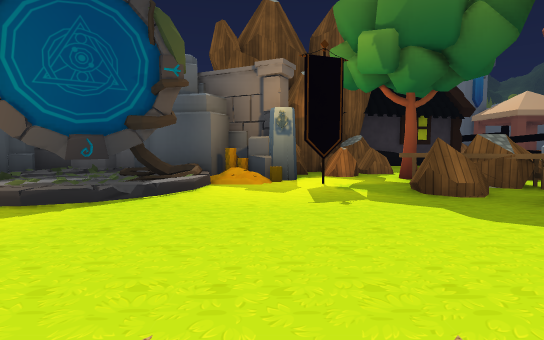
View 1 (above)

16 first-person views from a walk through a Unity game level. The camera is 1.2 m above the floor, tilts 4° down and sees 80° across. The floor is counted in squares, 2 m on a side. Each view is taken from the middle of a square. On the plan, view 1 faces up. The plan holds only what a view shows up to about 10 squares ahead; the rest is blank. The place goes on beyond the plan. The player is left out. Some surface patterns are stand-ins.

View 2
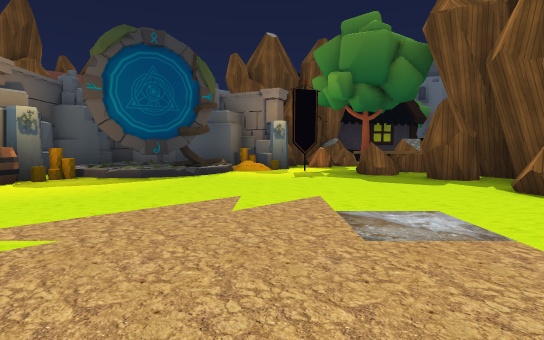

View 3
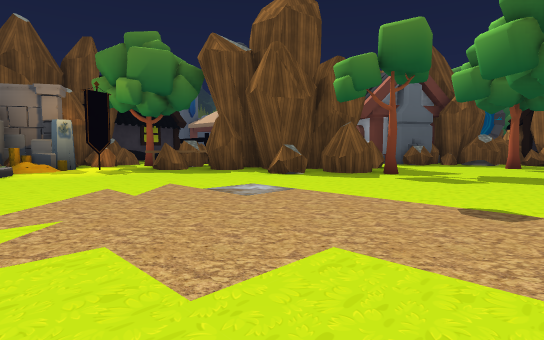

View 4
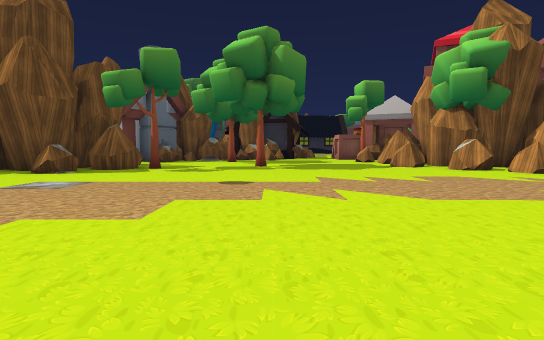

View 5
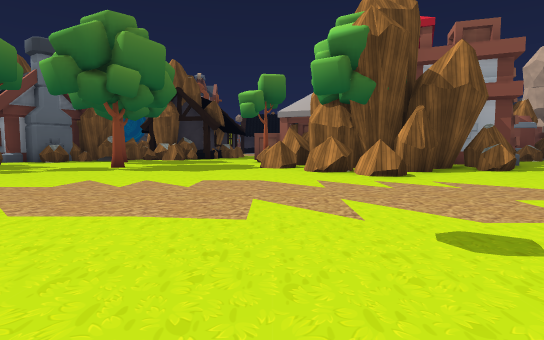

View 6
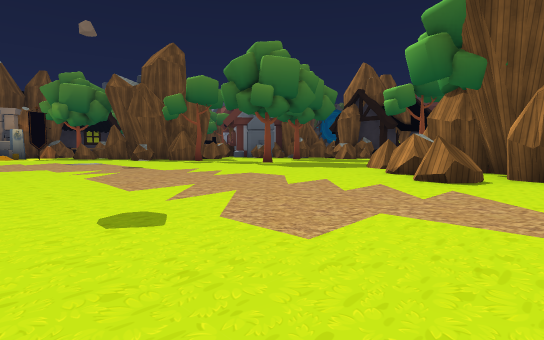

View 7
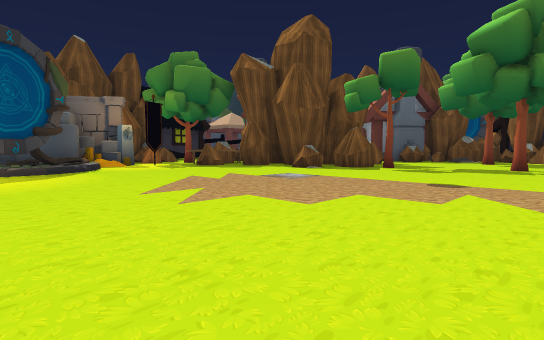

View 8
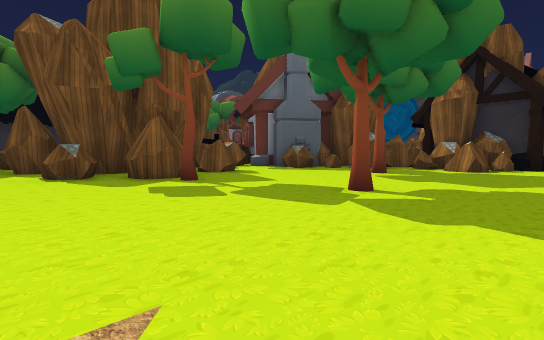

View 9
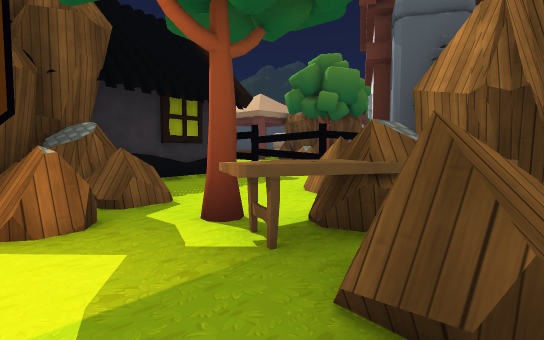

View 10
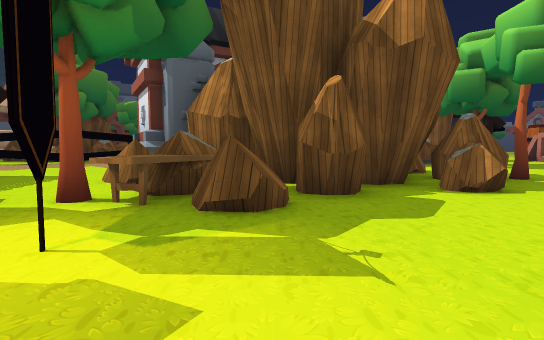

View 11
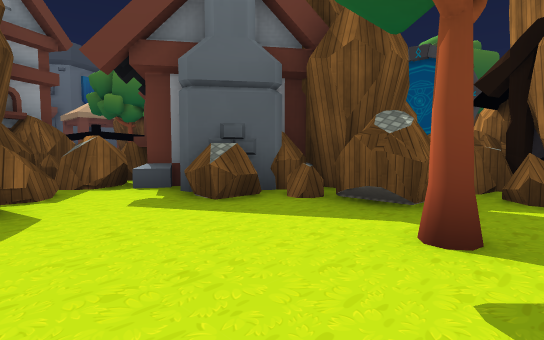

View 12
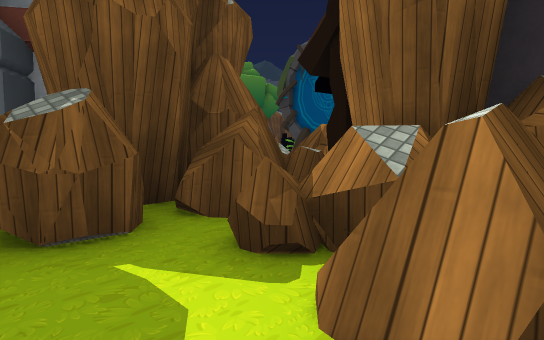

View 13
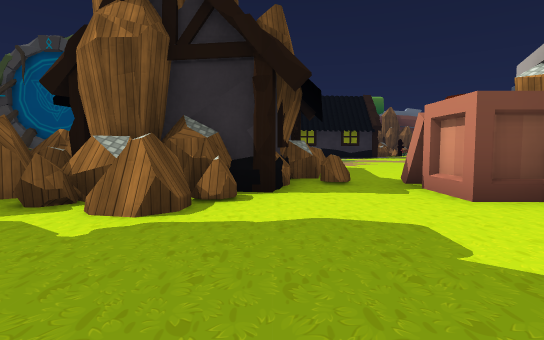

View 14
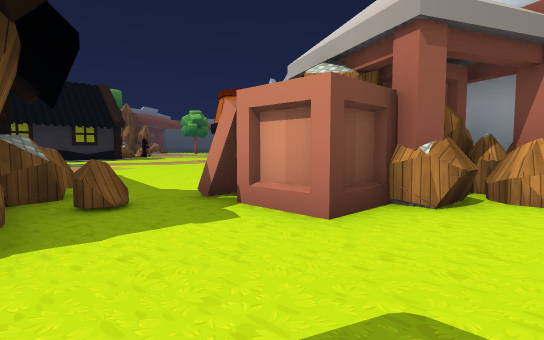

View 15
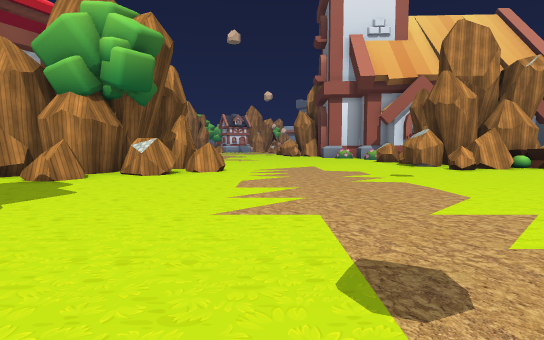

View 16
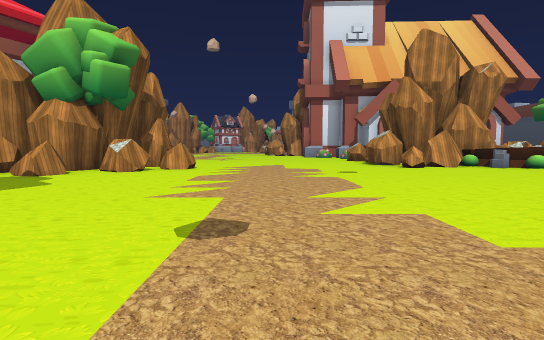

### Floor plan
Key: @ floor where view 1 was taken; # wall or solid block; . main floor; - floor 0.25 m lower than the main floor; / step, stairs or slope; = window, fence, low wall or low ledge; ^ raised ledge; O other object.
Columns run from 4 left of view 1 to 20 right of it. Each row starts with its distance up from view 1.
 11            ..
 10        ###O..
  9       # .....
  8      ##.....
  7   #####..#OOO
  6  ##OO#OO.#OO
  5 ####.OOO## OO#
  4   //..####  ##
  3 OO.....########      O
  2 O.......#######      O
  1 ........^##^..##    OO
  0 ....@....#...=##### OO
 -1 .........O....#####
 -2 .............O.####
 -3 ...............=##
 -4 ..........O....###
 -5 ................O###
 -6  ........... .....###
 -7 ............  ..OO....
 -8 ..........=.  ..OO.......
 -9 .........########  O.....
-10 ........####### #     ..
-11 =.......###   #
-12 ##-......##

Where each view was taken, in squares from view 1:
view 1: 0 up, 0 right, facing up
view 2: 3 down, 0 right, facing up
view 3: 4 down, 2 left, facing up-right
view 4: 4 down, 4 left, facing right
view 5: 8 down, 3 left, facing right
view 6: 12 down, 2 left, facing up-right
view 7: 5 down, 4 left, facing up-right
view 8: 6 down, 2 right, facing up-right
view 9: 4 up, 1 right, facing up-right
view 10: 4 up, 1 left, facing right
view 11: 3 down, 7 right, facing up-right
view 12: 4 down, 10 right, facing up-right
view 13: 5 down, 8 right, facing right
view 14: 5 down, 10 right, facing down-right
view 15: 2 down, 2 right, facing down
view 16: 1 down, 1 right, facing down
